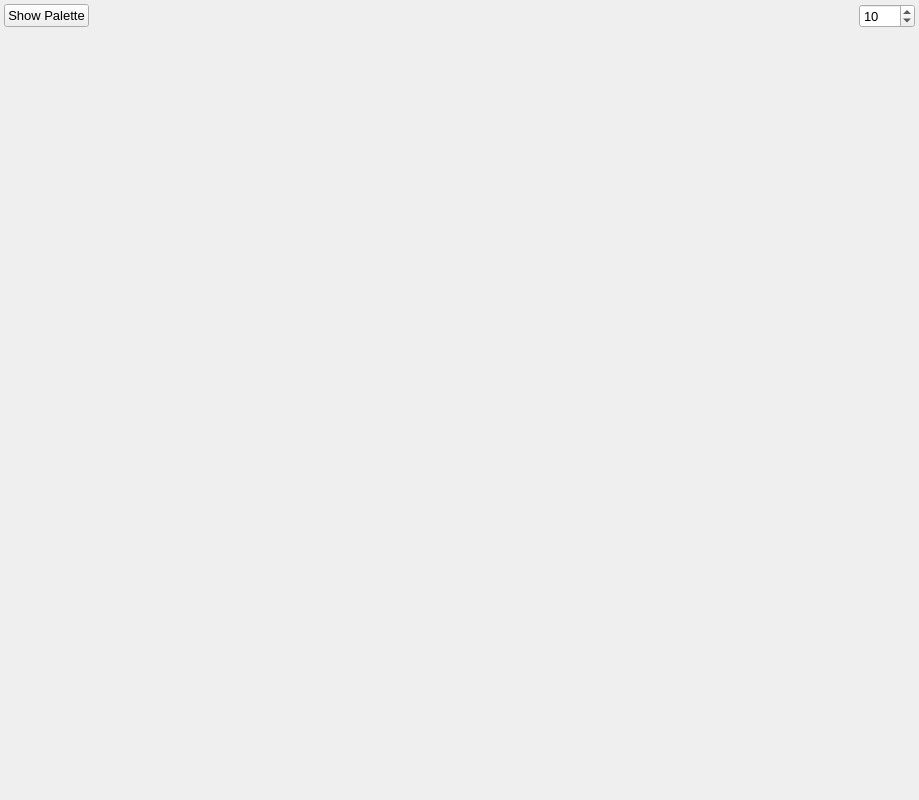
<?xml version="1.0" encoding="UTF-8"?>
<ui version="4.0">
 <class>LayerTab</class>
 <widget class="QWidget" name="LayerTab">
  <property name="geometry">
   <rect>
    <x>0</x>
    <y>0</y>
    <width>919</width>
    <height>800</height>
   </rect>
  </property>
  <property name="font">
   <font>
    <pointsize>10</pointsize>
   </font>
  </property>
  <property name="windowTitle">
   <string>Form</string>
  </property>
  <layout class="QVBoxLayout" name="verticalLayout_2">
   <property name="spacing">
    <number>4</number>
   </property>
   <property name="leftMargin">
    <number>4</number>
   </property>
   <property name="topMargin">
    <number>4</number>
   </property>
   <property name="rightMargin">
    <number>4</number>
   </property>
   <property name="bottomMargin">
    <number>4</number>
   </property>
   <item>
    <layout class="QHBoxLayout" name="horizontalLayout_3">
     <property name="spacing">
      <number>4</number>
     </property>
     <item>
      <widget class="QPushButton" name="ShowPaletteButton">
       <property name="text">
        <string>Show Palette</string>
       </property>
       <property name="icon">
        <iconset resource="main.qrc">
         <normaloff>:/general/icons/general_palette.svg</normaloff>:/general/icons/general_palette.svg</iconset>
       </property>
       <property name="iconSize">
        <size>
         <width>18</width>
         <height>18</height>
        </size>
       </property>
       <property name="checkable">
        <bool>true</bool>
       </property>
      </widget>
     </item>
     <item>
      <spacer name="horizontalSpacer">
       <property name="orientation">
        <enum>Qt::Horizontal</enum>
       </property>
       <property name="sizeHint" stdset="0">
        <size>
         <width>40</width>
         <height>20</height>
        </size>
       </property>
      </spacer>
     </item>
     <item>
      <widget class="QToolButton" name="EnabledButton">
       <property name="sizePolicy">
        <sizepolicy hsizetype="Fixed" vsizetype="Fixed">
         <horstretch>0</horstretch>
         <verstretch>0</verstretch>
        </sizepolicy>
       </property>
       <property name="maximumSize">
        <size>
         <width>34</width>
         <height>16777215</height>
        </size>
       </property>
       <property name="toolTip">
        <string>Whether the layer is enabled</string>
       </property>
       <property name="text">
        <string/>
       </property>
       <property name="icon">
        <iconset resource="main.qrc">
         <normaloff>:/general/icons/slider-off.svg</normaloff>
         <normalon>:/general/icons/slider-on.svg</normalon>:/general/icons/slider-off.svg</iconset>
       </property>
       <property name="iconSize">
        <size>
         <width>32</width>
         <height>16</height>
        </size>
       </property>
       <property name="checkable">
        <bool>true</bool>
       </property>
       <property name="checked">
        <bool>false</bool>
       </property>
       <property name="autoRaise">
        <bool>true</bool>
       </property>
      </widget>
     </item>
     <item>
      <widget class="QLabel" name="FrequencyLabel">
       <property name="sizePolicy">
        <sizepolicy hsizetype="Minimum" vsizetype="Preferred">
         <horstretch>0</horstretch>
         <verstretch>0</verstretch>
        </sizepolicy>
       </property>
       <property name="maximumSize">
        <size>
         <width>20</width>
         <height>20</height>
        </size>
       </property>
       <property name="text">
        <string/>
       </property>
       <property name="pixmap">
        <pixmap resource="main.qrc">:/general/icons/general_frequency.svg</pixmap>
       </property>
       <property name="scaledContents">
        <bool>true</bool>
       </property>
      </widget>
     </item>
     <item>
      <widget class="QSpinBox" name="FrequencySpin">
       <property name="sizePolicy">
        <sizepolicy hsizetype="Preferred" vsizetype="Fixed">
         <horstretch>0</horstretch>
         <verstretch>0</verstretch>
        </sizepolicy>
       </property>
       <property name="toolTip">
        <string>Frequency, relative to the main iteration counter, at which the layer will be executed</string>
       </property>
       <property name="minimum">
        <number>1</number>
       </property>
       <property name="maximum">
        <number>1000</number>
       </property>
       <property name="value">
        <number>10</number>
       </property>
      </widget>
     </item>
    </layout>
   </item>
   <item>
    <layout class="QHBoxLayout" name="horizontalLayout_2">
     <property name="spacing">
      <number>4</number>
     </property>
     <item>
      <widget class="ModuleListEditor" name="ModuleListPanel" native="true">
       <property name="sizePolicy">
        <sizepolicy hsizetype="Expanding" vsizetype="Expanding">
         <horstretch>0</horstretch>
         <verstretch>0</verstretch>
        </sizepolicy>
       </property>
      </widget>
     </item>
    </layout>
   </item>
  </layout>
 </widget>
 <customwidgets>
  <customwidget>
   <class>ModuleListEditor</class>
   <extends>QWidget</extends>
   <header>gui/modulelisteditor.h</header>
   <container>1</container>
  </customwidget>
 </customwidgets>
 <resources>
  <include location="main.qrc"/>
 </resources>
 <connections/>
</ui>
